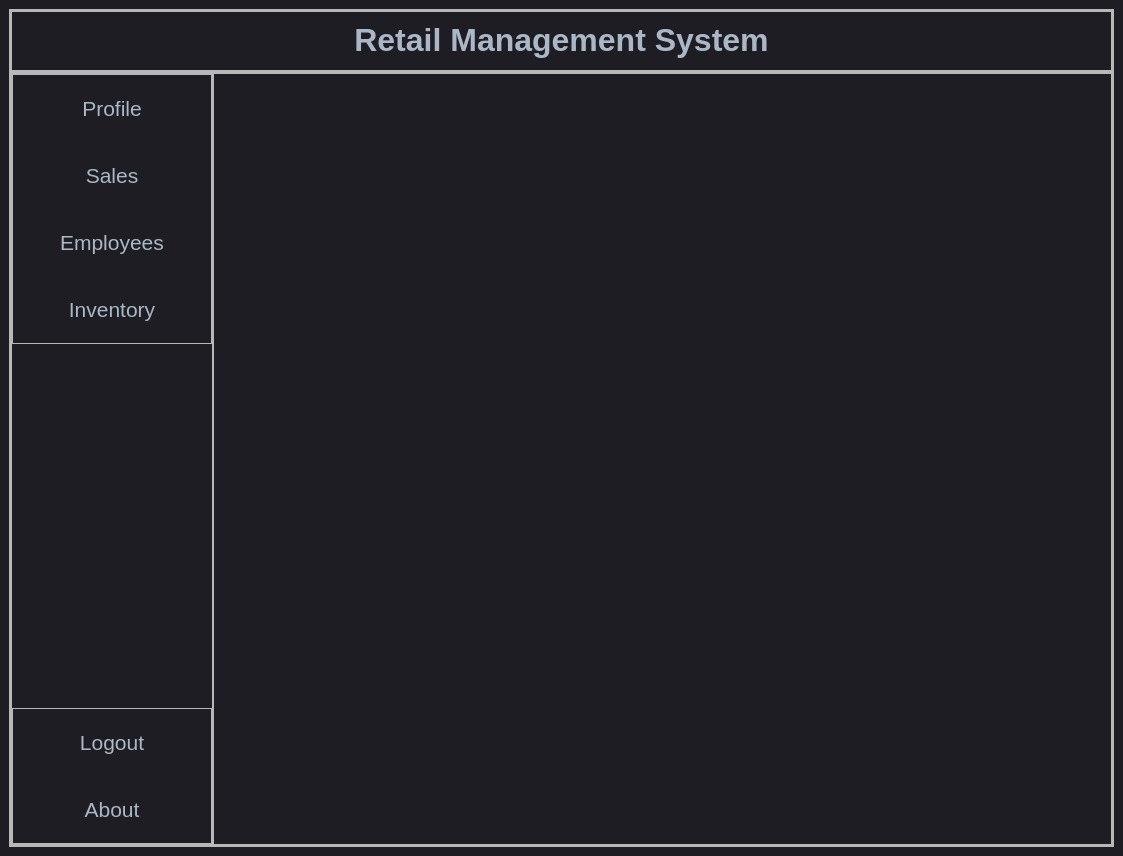
<?xml version="1.0" encoding="UTF-8"?>
<ui version="4.0">
 <class>MainWindow</class>
 <widget class="QMainWindow" name="MainWindow">
  <property name="geometry">
   <rect>
    <x>0</x>
    <y>0</y>
    <width>1123</width>
    <height>856</height>
   </rect>
  </property>
  <property name="windowTitle">
   <string>MainWindow</string>
  </property>
  <property name="styleSheet">
   <string notr="true">
QMainWindow {
	background-color:#1e1d23;
}
QDialog {
	background-color:#1e1d23;
}
QColorDialog {
	background-color:#1e1d23;
}
QTextEdit {
	background-color:#1e1d23;
	color: #a9b7c6;
}
QPlainTextEdit {
	selection-background-color:#007b50;
	background-color:#1e1d23;
	border-style: solid;
	border-top-color: transparent;
	border-right-color: transparent;
	border-left-color: transparent;
	border-bottom-color: transparent;
	border-width: 1px;
	color: #a9b7c6;
}
QPushButton{
	border-style: solid;
	border-top-color: transparent;
	border-right-color: transparent;
	border-left-color: transparent;
	border-bottom-color: transparent;
	border-width: 1px;
	border-style: solid;
	color: #a9b7c6;
	padding: 2px;
	background-color: #1e1d23;
}
QPushButton::default{
	border-style: inset;
	border-top-color: transparent;
	border-right-color: transparent;
	border-left-color: transparent;
	border-bottom-color: #04b97f;
	border-width: 1px;
	color: #a9b7c6;
	padding: 2px;
	background-color: #1e1d23;
}
QToolButton {
	border-style: solid;
	border-top-color: transparent;
	border-right-color: transparent;
	border-left-color: transparent;
	border-bottom-color: #04b97f;
	border-bottom-width: 1px;
	border-style: solid;
	color: #a9b7c6;
	padding: 2px;
	background-color: #1e1d23;
}
QToolButton:hover{
	border-style: solid;
	border-top-color: transparent;
	border-right-color: transparent;
	border-left-color: transparent;
	border-bottom-color: #37efba;
	border-bottom-width: 2px;
	border-style: solid;
	color: #FFFFFF;
	padding-bottom: 1px;
	background-color: #1e1d23;
}
QPushButton:hover{
	border-style: solid;
	border-top-color: transparent;
	border-right-color: transparent;
	border-left-color: transparent;
	border-bottom-color: #37efba;
	border-bottom-width: 1px;
	border-style: solid;
	color: #FFFFFF;
	padding-bottom: 2px;
	background-color: #1e1d23;
}
QPushButton:pressed{
	border-style: solid;
	border-top-color: transparent;
	border-right-color: transparent;
	border-left-color: transparent;
	border-bottom-color: #37efba;
	border-bottom-width: 2px;
	border-style: solid;
	color: #37efba;
	padding-bottom: 1px;
	background-color: #1e1d23;
}
QPushButton:disabled{
	border-style: solid;
	border-top-color: transparent;
	border-right-color: transparent;
	border-left-color: transparent;
	border-bottom-color: #808086;
	border-bottom-width: 2px;
	border-style: solid;
	color: #808086;
	padding-bottom: 1px;
	background-color: #1e1d23;
}
QLineEdit {
	border-width: 1px; border-radius: 4px;
	border-color: rgb(58, 58, 58);
	border-style: inset;
	padding: 0 8px;
	color: #a9b7c6;
	background:#1e1d23;
	selection-background-color:#007b50;
	selection-color: #FFFFFF;
}
QLabel {
	color: #a9b7c6;
}
QLCDNumber {
	color: #37e6b4;
}
QProgressBar {
	text-align: center;
	color: rgb(240, 240, 240);
	border-width: 1px; 
	border-radius: 10px;
	border-color: rgb(58, 58, 58);
	border-style: inset;
	background-color:#1e1d23;
}
QProgressBar::chunk {
	background-color: #04b97f;
	border-radius: 5px;
}
QMenuBar {
	background-color: #1e1d23;
}
QMenuBar::item {
	color: #a9b7c6;
  	spacing: 3px;
  	padding: 1px 4px;
  	background: #1e1d23;
}

QMenuBar::item:selected {
  	background:#1e1d23;
	color: #FFFFFF;
}
QMenu::item:selected {
	border-style: solid;
	border-top-color: transparent;
	border-right-color: transparent;
	border-left-color: #04b97f;
	border-bottom-color: transparent;
	border-left-width: 2px;
	color: #FFFFFF;
	padding-left:15px;
	padding-top:4px;
	padding-bottom:4px;
	padding-right:7px;
	background-color: #1e1d23;
}
QMenu::item {
	border-style: solid;
	border-top-color: transparent;
	border-right-color: transparent;
	border-left-color: transparent;
	border-bottom-color: transparent;
	border-bottom-width: 1px;
	border-style: solid;
	color: #a9b7c6;
	padding-left:17px;
	padding-top:4px;
	padding-bottom:4px;
	padding-right:7px;
	background-color: #1e1d23;
}
QMenu{
	background-color:#1e1d23;
}
QTabWidget {
	color:rgb(0,0,0);
	background-color:#1e1d23;
}
QTabWidget::pane {
		border-color: rgb(77,77,77);
		background-color:#1e1d23;
		border-style: solid;
		border-width: 1px;
    	border-radius: 6px;
}
QTabBar::tab {
	border-style: solid;
	border-top-color: transparent;
	border-right-color: transparent;
	border-left-color: transparent;
	border-bottom-color: transparent;
	border-bottom-width: 1px;
	border-style: solid;
	color: #808086;
	padding: 3px;
	margin-left:3px;
	background-color: #1e1d23;
}
QTabBar::tab:selected, QTabBar::tab:last:selected, QTabBar::tab:hover {
  	border-style: solid;
	border-top-color: transparent;
	border-right-color: transparent;
	border-left-color: transparent;
	border-bottom-color: #04b97f;
	border-bottom-width: 2px;
	border-style: solid;
	color: #FFFFFF;
	padding-left: 3px;
	padding-bottom: 2px;
	margin-left:3px;
	background-color: #1e1d23;
}

QCheckBox {
	color: #a9b7c6;
	padding: 2px;
}
QCheckBox:disabled {
	color: #808086;
	padding: 2px;
}

QCheckBox:hover {
	border-radius:4px;
	border-style:solid;
	padding-left: 1px;
	padding-right: 1px;
	padding-bottom: 1px;
	padding-top: 1px;
	border-width:1px;
	border-color: rgb(87, 97, 106);
	background-color:#1e1d23;
}
QCheckBox::indicator:checked {

	height: 10px;
	width: 10px;
	border-style:solid;
	border-width: 1px;
	border-color: #04b97f;
	color: #a9b7c6;
	background-color: #04b97f;
}
QCheckBox::indicator:unchecked {

	height: 10px;
	width: 10px;
	border-style:solid;
	border-width: 1px;
	border-color: #04b97f;
	color: #a9b7c6;
	background-color: transparent;
}
QRadioButton {
	color: #a9b7c6;
	background-color: #1e1d23;
	padding: 1px;
}
QRadioButton::indicator:checked {
	height: 10px;
	width: 10px;
	border-style:solid;
	border-radius:5px;
	border-width: 1px;
	border-color: #04b97f;
	color: #a9b7c6;
	background-color: #04b97f;
}
QRadioButton::indicator:!checked {
	height: 10px;
	width: 10px;
	border-style:solid;
	border-radius:5px;
	border-width: 1px;
	border-color: #04b97f;
	color: #a9b7c6;
	background-color: transparent;
}
QStatusBar {
	color:#027f7f;
}
QSpinBox {
	color: #a9b7c6;	
	background-color: #1e1d23;
}
QDoubleSpinBox {
	color: #a9b7c6;	
	background-color: #1e1d23;
}
QTimeEdit {
	color: #a9b7c6;	
	background-color: #1e1d23;
}
QDateTimeEdit {
	color: #a9b7c6;	
	background-color: #1e1d23;
}
QDateEdit {
	color: #a9b7c6;	
	background-color: #1e1d23;
}
QComboBox {
	color: #a9b7c6;	
	background: #1e1d23;
}
QComboBox:editable {
	background: #1e1d23;
	color: #a9b7c6;
	selection-background-color: #1e1d23;
}
QComboBox QAbstractItemView {
	color: #a9b7c6;	
	background: #1e1d23;
	selection-color: #FFFFFF;
	selection-background-color: #1e1d23;
}
QComboBox:!editable:on, QComboBox::drop-down:editable:on {
	color: #a9b7c6;	
	background: #1e1d23;
}
QFontComboBox {
	color: #a9b7c6;	
	background-color: #1e1d23;
}
QToolBox {
	color: #a9b7c6;
	background-color: #1e1d23;
}
QToolBox::tab {
	color: #a9b7c6;
	background-color: #1e1d23;
}
QToolBox::tab:selected {
	color: #FFFFFF;
	background-color: #1e1d23;
}
QScrollArea {
	color: #FFFFFF;
	background-color: #1e1d23;
}
QSlider::groove:horizontal {
	height: 5px;
	background: #04b97f;
}
QSlider::groove:vertical {
	width: 5px;
	background: #04b97f;
}
QSlider::handle:horizontal {
	background: qlineargradient(x1:0, y1:0, x2:1, y2:1, stop:0 #b4b4b4, stop:1 #8f8f8f);
	border: 1px solid #5c5c5c;
	width: 14px;
	margin: -5px 0;
	border-radius: 7px;
}
QSlider::handle:vertical {
	background: qlineargradient(x1:1, y1:1, x2:0, y2:0, stop:0 #b4b4b4, stop:1 #8f8f8f);
	border: 1px solid #5c5c5c;
	height: 14px;
	margin: 0 -5px;
	border-radius: 7px;
}
QSlider::add-page:horizontal {
    background: white;
}
QSlider::add-page:vertical {
    background: white;
}
QSlider::sub-page:horizontal {
    background: #04b97f;
}
QSlider::sub-page:vertical {
    background: #04b97f;
}</string>
  </property>
  <widget class="QWidget" name="centralwidget">
   <layout class="QVBoxLayout" name="verticalLayout_2">
    <item>
     <widget class="QFrame" name="frame_2">
      <property name="frameShape">
       <enum>QFrame::StyledPanel</enum>
      </property>
      <property name="frameShadow">
       <enum>QFrame::Raised</enum>
      </property>
      <layout class="QVBoxLayout" name="verticalLayout">
       <property name="spacing">
        <number>0</number>
       </property>
       <property name="leftMargin">
        <number>0</number>
       </property>
       <property name="topMargin">
        <number>0</number>
       </property>
       <property name="rightMargin">
        <number>0</number>
       </property>
       <property name="bottomMargin">
        <number>0</number>
       </property>
       <item alignment="Qt::AlignTop">
        <widget class="QFrame" name="frame">
         <property name="frameShape">
          <enum>QFrame::StyledPanel</enum>
         </property>
         <property name="frameShadow">
          <enum>QFrame::Raised</enum>
         </property>
         <layout class="QVBoxLayout" name="verticalLayout_3">
          <property name="spacing">
           <number>0</number>
          </property>
          <property name="leftMargin">
           <number>0</number>
          </property>
          <property name="topMargin">
           <number>0</number>
          </property>
          <property name="rightMargin">
           <number>0</number>
          </property>
          <property name="bottomMargin">
           <number>0</number>
          </property>
          <item>
           <widget class="QFrame" name="frame_4">
            <property name="minimumSize">
             <size>
              <width>1000</width>
              <height>60</height>
             </size>
            </property>
            <property name="styleSheet">
             <string notr="true">QFrame{
text-align:center;
}
</string>
            </property>
            <property name="frameShape">
             <enum>QFrame::StyledPanel</enum>
            </property>
            <property name="frameShadow">
             <enum>QFrame::Raised</enum>
            </property>
            <layout class="QVBoxLayout" name="verticalLayout_4">
             <item>
              <widget class="QLabel" name="label">
               <property name="text">
                <string>&lt;html&gt;&lt;head/&gt;&lt;body&gt;&lt;p align=&quot;center&quot;&gt;&lt;span style=&quot; font-size:24pt; font-weight:600;&quot;&gt;Retail Management System&lt;/span&gt;&lt;/p&gt;&lt;/body&gt;&lt;/html&gt;</string>
               </property>
              </widget>
             </item>
            </layout>
           </widget>
          </item>
         </layout>
        </widget>
       </item>
       <item>
        <widget class="QFrame" name="frame_3">
         <property name="sizePolicy">
          <sizepolicy hsizetype="Preferred" vsizetype="MinimumExpanding">
           <horstretch>0</horstretch>
           <verstretch>0</verstretch>
          </sizepolicy>
         </property>
         <property name="frameShape">
          <enum>QFrame::StyledPanel</enum>
         </property>
         <property name="frameShadow">
          <enum>QFrame::Raised</enum>
         </property>
         <layout class="QHBoxLayout" name="horizontalLayout">
          <property name="spacing">
           <number>0</number>
          </property>
          <property name="leftMargin">
           <number>0</number>
          </property>
          <property name="topMargin">
           <number>0</number>
          </property>
          <property name="rightMargin">
           <number>0</number>
          </property>
          <property name="bottomMargin">
           <number>0</number>
          </property>
          <item>
           <widget class="QFrame" name="frame_5">
            <property name="minimumSize">
             <size>
              <width>200</width>
              <height>0</height>
             </size>
            </property>
            <property name="sizeIncrement">
             <size>
              <width>0</width>
              <height>0</height>
             </size>
            </property>
            <property name="frameShape">
             <enum>QFrame::StyledPanel</enum>
            </property>
            <property name="frameShadow">
             <enum>QFrame::Raised</enum>
            </property>
            <layout class="QVBoxLayout" name="verticalLayout_7">
             <property name="spacing">
              <number>0</number>
             </property>
             <property name="leftMargin">
              <number>0</number>
             </property>
             <property name="topMargin">
              <number>0</number>
             </property>
             <property name="rightMargin">
              <number>0</number>
             </property>
             <property name="bottomMargin">
              <number>0</number>
             </property>
             <item>
              <widget class="QFrame" name="frame_6">
               <property name="minimumSize">
                <size>
                 <width>200</width>
                 <height>0</height>
                </size>
               </property>
               <property name="styleSheet">
                <string notr="true">QPushButton{
padding:20px 10px;
}
QPushButton{
font:16pt;
}</string>
               </property>
               <property name="frameShape">
                <enum>QFrame::StyledPanel</enum>
               </property>
               <property name="frameShadow">
                <enum>QFrame::Raised</enum>
               </property>
               <layout class="QVBoxLayout" name="verticalLayout_5">
                <property name="spacing">
                 <number>0</number>
                </property>
                <property name="leftMargin">
                 <number>0</number>
                </property>
                <property name="topMargin">
                 <number>0</number>
                </property>
                <property name="rightMargin">
                 <number>0</number>
                </property>
                <property name="bottomMargin">
                 <number>0</number>
                </property>
                <item>
                 <widget class="QPushButton" name="pushButton">
                  <property name="text">
                   <string>Profile</string>
                  </property>
                 </widget>
                </item>
                <item>
                 <widget class="QPushButton" name="pushButton_2">
                  <property name="text">
                   <string>Sales</string>
                  </property>
                 </widget>
                </item>
                <item>
                 <widget class="QPushButton" name="pushButton_3">
                  <property name="text">
                   <string>Employees</string>
                  </property>
                 </widget>
                </item>
                <item alignment="Qt::AlignTop">
                 <widget class="QPushButton" name="pushButton_4">
                  <property name="text">
                   <string>Inventory</string>
                  </property>
                 </widget>
                </item>
               </layout>
              </widget>
             </item>
             <item>
              <spacer name="verticalSpacer">
               <property name="orientation">
                <enum>Qt::Vertical</enum>
               </property>
               <property name="sizeHint" stdset="0">
                <size>
                 <width>20</width>
                 <height>40</height>
                </size>
               </property>
              </spacer>
             </item>
             <item>
              <widget class="QFrame" name="frame_7">
               <property name="styleSheet">
                <string notr="true">QPushButton{
padding:20px 10px;
}
QPushButton{
font:16pt;
}</string>
               </property>
               <property name="frameShape">
                <enum>QFrame::StyledPanel</enum>
               </property>
               <property name="frameShadow">
                <enum>QFrame::Raised</enum>
               </property>
               <layout class="QVBoxLayout" name="verticalLayout_6">
                <property name="spacing">
                 <number>0</number>
                </property>
                <property name="leftMargin">
                 <number>0</number>
                </property>
                <property name="topMargin">
                 <number>0</number>
                </property>
                <property name="rightMargin">
                 <number>0</number>
                </property>
                <property name="bottomMargin">
                 <number>0</number>
                </property>
                <item alignment="Qt::AlignBottom">
                 <widget class="QPushButton" name="pushButton_6">
                  <property name="text">
                   <string>Logout</string>
                  </property>
                 </widget>
                </item>
                <item>
                 <widget class="QPushButton" name="pushButton_5">
                  <property name="text">
                   <string>About</string>
                  </property>
                 </widget>
                </item>
               </layout>
              </widget>
             </item>
            </layout>
           </widget>
          </item>
          <item>
           <widget class="QFrame" name="frame_8">
            <property name="frameShape">
             <enum>QFrame::StyledPanel</enum>
            </property>
            <property name="frameShadow">
             <enum>QFrame::Raised</enum>
            </property>
            <layout class="QVBoxLayout" name="verticalLayout_8">
             <property name="spacing">
              <number>0</number>
             </property>
             <property name="leftMargin">
              <number>0</number>
             </property>
             <property name="topMargin">
              <number>0</number>
             </property>
             <property name="rightMargin">
              <number>0</number>
             </property>
             <property name="bottomMargin">
              <number>0</number>
             </property>
             <item>
              <widget class="QStackedWidget" name="stackedWidget">
               <widget class="QWidget" name="ProfilePage"/>
               <widget class="QWidget" name="page_2"/>
              </widget>
             </item>
            </layout>
           </widget>
          </item>
         </layout>
        </widget>
       </item>
      </layout>
     </widget>
    </item>
   </layout>
  </widget>
 </widget>
 <resources/>
 <connections/>
</ui>
